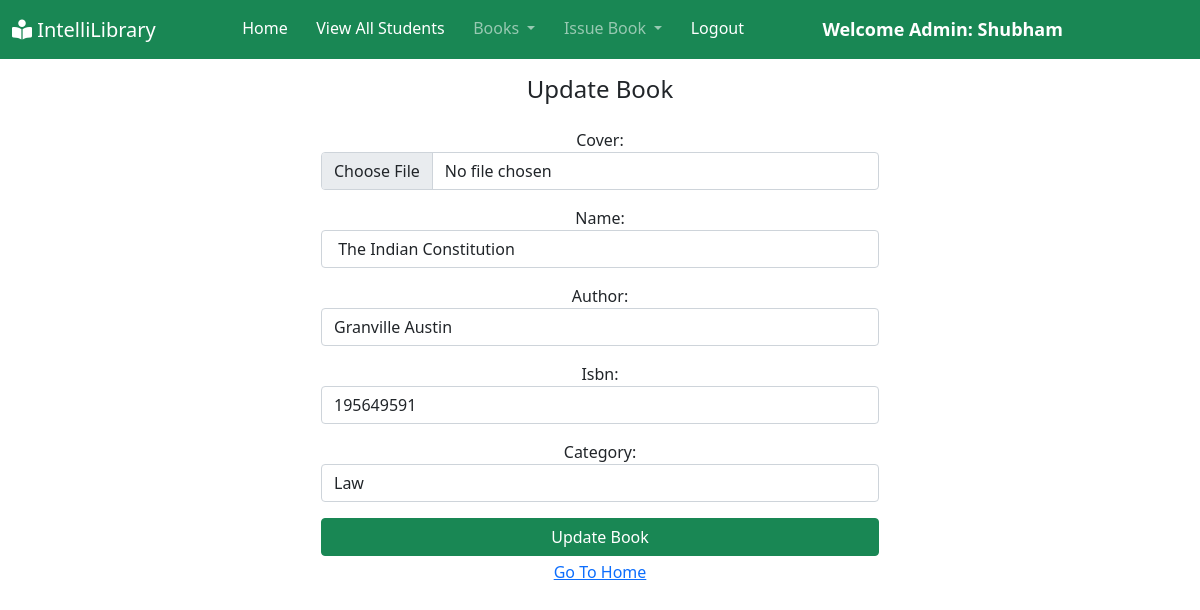
/book_update/7 (signed in), run on an earlier commit of the app's database.
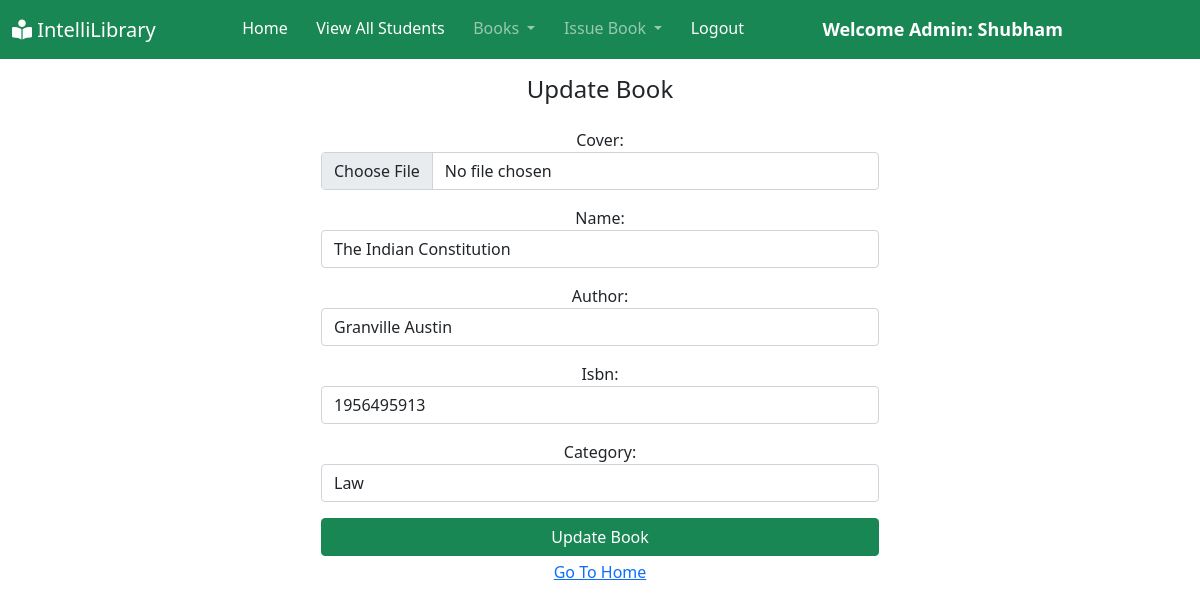
And on a later commit of the database.
### library/models.py (models this page shows, shortened)
class Book(models.Model):
    cover = models.ImageField(upload_to="",blank=True)
    name = models.CharField(max_length=200)
    author = models.CharField(max_length=200)
    isbn = models.PositiveIntegerField()
    category = models.CharField(max_length=50)

### library/views.py (the view)
# urls.py: path("book_update/<int:id>",views.book_update,name="book_update"),
@login_required(login_url = '/admin_login')
def book_update(request,id):
    up_book = Book.objects.get(id=id)
    form = BookUpdateForm(request.POST or None,request.FILES or None ,instance=up_book)
    if form.is_valid():
         form.save()
         return redirect('view_books')
    return render(request,'book_update.html',{'up_book':up_book,'form':form})

### library/forms.py
class BookUpdateForm(ModelForm):
    class Meta:
        model = Book
        fields = ('cover','name','author','isbn','category')
        widgets={
            'cover': forms.FileInput(attrs={'class':'form-control w-50'}),
            'name': forms.TextInput(attrs={'class':'form-control w-50'}),
            'author': forms.TextInput(attrs={'class':'form-control w-50'}),
            'isbn': forms.TextInput(attrs={'class':'form-control w-50'}),
            'category': forms.TextInput(attrs={'class':'form-control w-50'}),
        }

### library/templates/book_update.html (shortened to what this page needs)
{% extends 'admin_navbar.html' %}
{% load static %}
{% block body %}
<div class="container">
  <h4 class="text-center mt-3 mb-4">Update Book</h4>
  <center>
    <form method="POST" enctype="multipart/form-data">
      {{form.as_p}}
      <input
        type="submit"
        value="Update Book"
        name="update_book"
        class="btn btn-success w-50 mb-1"
      />
    </form>
    <a href="/adminhome/" class="text-center">Go To Home</a>
  </center>
</div>
{% endblock %}

What changed in the data, as far as the page shows it:
changed Book "The Indian Constitution": isbn "195649591" → "1956495913"
